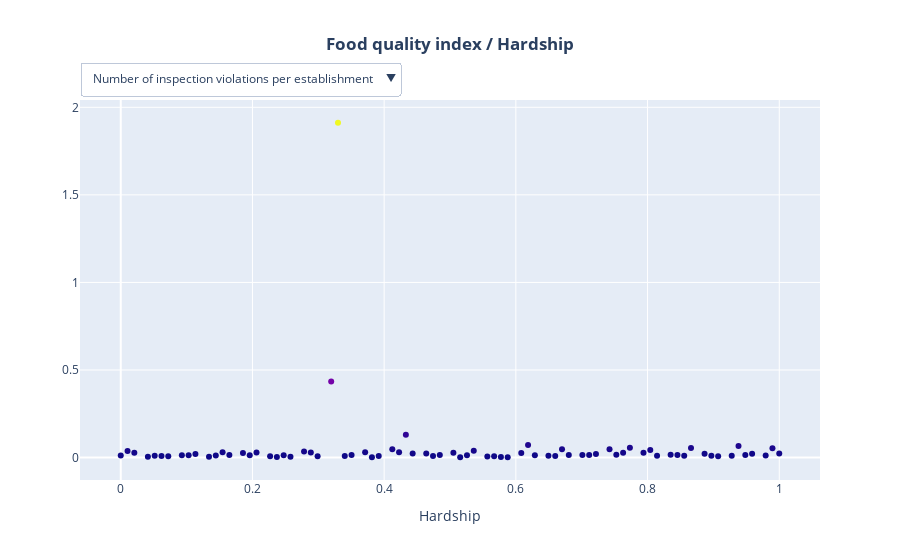

Here is the notebook cell this chart was saved with:
### Markdown cell above
### 2) Correlation Between Hardship and Food Quality

The higher the hardship index is, the lower are the educational and income level.
We then speculate that the higher the educational and income level, the higher is the food quality.

### Code cell
# Hardship scatter plots
create_scatter_plots(hardship, "Hardship", "Hardship_scatter_plots")
